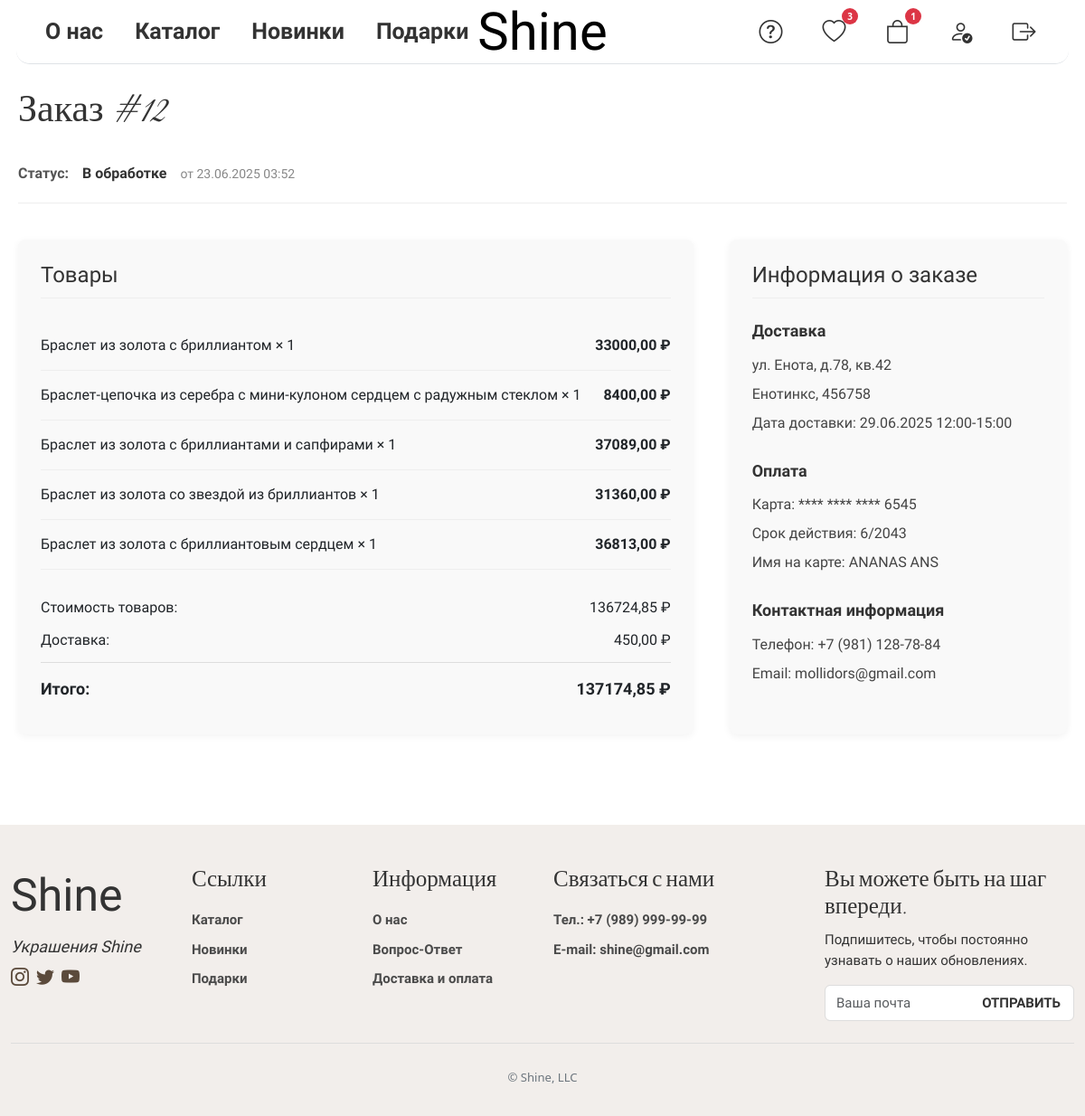
/orders/12/ (signed in), run on the app's committed database.
### webapp/models.py (models this page shows, shortened)
class Order(models.Model):
    ORDER_STATUS = (
        ('pending', 'В обработке'),
        ('processing', 'В процессе'),
        ('shipped', 'Отправлен'),
        ('delivered', 'Доставлен'),
        ('cancelled', 'Отменен'),
        ('returned', 'Возвращен'),
    )
    user = models.ForeignKey(User, on_delete=models.CASCADE, related_name='orders')
    order_number = models.UUIDField(default=uuid.uuid4, editable=False, unique=True)
    order_date = models.DateTimeField(auto_now_add=True, verbose_name='Дата заказа')
    status = models.CharField(max_length=20, choices=ORDER_STATUS, default='pending', verbose_name='Статус заказа')
    shipping_address = models.ForeignKey(UserAddress, on_delete=models.SET_NULL, null=True,
                                         related_name='shipping_orders')
    billing_address = models.ForeignKey(UserAddress, on_delete=models.SET_NULL, null=True,
                                        related_name='billing_orders')
    payment_card = models.ForeignKey(PaymentCard, on_delete=models.SET_NULL, null=True, blank=True)
    delivery_date = models.DateField(null=True, blank=True, verbose_name='Дата доставки')
    delivery_time = models.CharField(max_length=50, blank=True, null=True, verbose_name='Время доставки')
    subtotal = models.DecimalField(max_digits=10, decimal_places=2, verbose_name='Сумма товаров')
    shipping_cost = models.DecimalField(max_digits=10, decimal_places=2, default=450, verbose_name='Стоимость доставки')
    discount = models.DecimalField(max_digits=10, decimal_places=2, default=0, verbose_name='Скидка')
    total = models.DecimalField(max_digits=10, decimal_places=2, verbose_name='Итоговая сумма')
    email = models.EmailField(verbose_name='Email для заказа')
    phone = models.CharField(max_length=20, verbose_name='Телефон для заказа')
    notes = models.TextField(blank=True, verbose_name='Примечания к заказу')
    tracking_number = models.CharField(max_length=100, blank=True, null=True, verbose_name='Трек-номер')
    cancellation_reason = models.TextField(blank=True, null=True, verbose_name='Причина отмены')
    class Meta:
        ordering = ['-order_date']
        verbose_name = 'Заказ'
        verbose_name_plural = 'Заказы'

class OrderItem(models.Model):
    order = models.ForeignKey(Order, on_delete=models.CASCADE, related_name='items')
    product = models.ForeignKey(ViewProduct, on_delete=models.PROTECT, verbose_name='Товар')
    quantity = models.PositiveIntegerField(default=1, verbose_name='Количество')
    price = models.DecimalField(max_digits=10, decimal_places=2, verbose_name='Цена')
    discount = models.PositiveIntegerField(default=0, verbose_name='Скидка (%)')
    discounted_price = models.DecimalField(max_digits=10, decimal_places=2, verbose_name='Цена со скидкой')
    class Meta:
        verbose_name = 'Элемент заказа'
        verbose_name_plural = 'Элементы заказа'
    def total_price(self):
        return self.price * self.quantity

class ViewProduct(models.Model):
    TYPE_CHOICES = [
        ('all', 'Показать все'),
        ('gold', 'Золото'),
        ('silver', 'Серебро'),
    ]
    type_material = models.CharField(max_length=10, choices=TYPE_CHOICES, verbose_name="Вид материала", default='all')
    category = models.ForeignKey(TypeProduct, related_name='view_products', on_delete=models.CASCADE,
                                 verbose_name='Категория', null=True, blank=True)
    product = models.ImageField(upload_to='productimage', verbose_name="Изображение товара")
    product2 = models.ImageField(upload_to='productimageswiper', verbose_name="Изображение товара2", null=True,
                                 blank=True)
    name_product = models.CharField(max_length=200, verbose_name="Название")
    price = models.DecimalField(max_digits=10, decimal_places=2, verbose_name="Цена")
    quantity = models.PositiveIntegerField(default=0, verbose_name="Количество")
    is_active = models.BooleanField(default=True, verbose_name="Активен", db_index=True)
    views = models.PositiveIntegerField(default=0, verbose_name="Просмотры")
    created_at = models.DateTimeField(auto_now_add=True)
    updated_at = models.DateTimeField(auto_now=True)
    old_price = models.DecimalField(max_digits=10, decimal_places=2, blank=True, null=True, verbose_name='Старая цена')
    discount = models.DecimalField(max_digits=5, decimal_places=2, blank=True, null=True, verbose_name='Скидка (%)')
    final_price = models.DecimalField(max_digits=10, decimal_places=2, blank=True, null=True,
                                      verbose_name='Цена со скидкой')
    objects = ProductQuerySet.as_manager()
    class Meta:
        ordering = ['-created_at']
        verbose_name = 'Все товары'
        verbose_name_plural = 'Все товары'
        indexes = [models.Index(fields=['is_active']), ]

class UserAddress(models.Model):
    user = models.ForeignKey(User, on_delete=models.CASCADE, related_name='addresses')
    address_line1 = models.CharField(max_length=255, verbose_name='Улица, дом, квартира')
    address_line2 = models.CharField(max_length=255, blank=True, verbose_name='Дополнительная информация')
    city = models.CharField(max_length=100, verbose_name='Город')
    postal_code = models.CharField(max_length=20, verbose_name='Почтовый индекс')
    country = models.CharField(max_length=100, verbose_name='Страна', default='Россия')
    is_default = models.BooleanField(default=False, verbose_name='Основной адрес')
    created_at = models.DateTimeField(auto_now_add=True)
    class Meta:
        verbose_name = 'Адрес пользователя'
        verbose_name_plural = 'Адреса пользователей'
        ordering = ['-is_default', '-created_at']

class PaymentCard(models.Model):
    user = models.ForeignKey(User, on_delete=models.CASCADE, related_name='cards', verbose_name='Пользователь',
                             null=False)
    card_holder = models.CharField(max_length=100, verbose_name='Владелец карты')
    card_number = models.CharField(max_length=16, verbose_name='Номер карты')
    expiry_month = models.PositiveIntegerField(validators=[MinValueValidator(1), MaxValueValidator(12)],
                                               verbose_name='Месяц окончания')
    expiry_year = models.PositiveIntegerField(verbose_name='Год окончания')
    cvv = models.CharField(max_length=4, verbose_name='CVV код')
    is_default = models.BooleanField(default=False, verbose_name='Основная карта')
    created_at = models.DateTimeField(auto_now_add=True)
    CARD_TYPES = (
        ('visa', 'Visa'),
        ('mastercard', 'MasterCard'),
        ('mir', 'Мир'),
        ('other', 'Другая'),
    )
    card_type = models.CharField(max_length=20, choices=CARD_TYPES, default='visa', verbose_name='Тип карты')
    class Meta:
        verbose_name = 'Платежная карта'
        verbose_name_plural = 'Платежные карты'
        ordering = ['-is_default', '-created_at']

### webapp/views.py (the view)
# urls.py: path('orders/<int:order_id>/', views.order_detail, name='order_detail'),
@login_required
def order_detail(request, order_id):
    order = get_object_or_404(Order, id=order_id)
    if not request.user.is_superuser and order.user != request.user:
        raise Http404("Заказ не найден")
    return render(request, 'order_detail.html', {'order': order})

### webapp/context_processors.py (called while the page is built)
def cart_items_count(request):
    if request.user.is_authenticated:
        cart = Cart.objects.filter(user=request.user).first()
        return {'cart_items_count': cart.total_items if cart else 0}
    return {'cart_items_count': 0}

def wishlist_items_count(request):
    if request.user.is_authenticated:
        wishlist = Wishlist.objects.filter(user=request.user).first()
        return {'wishlist_items_count': wishlist.items.count() if wishlist else 0}
    return {'wishlist_items_count': 0}

### webapp/models.py (called while the page is built)
    @property
    def total_items(self):
        return self.items.aggregate(total=models.Sum('quantity'))['total'] or 0

### templates/order_detail.html (shortened to what this page needs)
{% extends "base.html" %}
{% load static %}
{% block content %}
<div class="odp-main-wrapper">
    <h1 class="odp-order-title">Заказ #{{ order.id }}</h1>
    <div class="odp-status-container">
        <span class="odp-status-label">Статус:</span>
        <span class="odp-status-value">{{ order.get_status_display }}</span>
        <span class="odp-order-date">от {{ order.order_date|date:"d.m.Y H:i" }}</span>
    </div>
    <div class="odp-layout-grid">
        <div class="odp-products-section">
            <h2 class="odp-section-heading">Товары</h2>
            <div class="odp-items-container">
                {% for item in order.items.all %}
                <div class="odp-line-item">
                    <div class="odp-product-name">{{ item.product.name_product }} × {{ item.quantity }}</div>
                    <div class="odp-product-price">{{ item.total_price }} ₽</div>
                </div>
                {% endfor %}
            </div>
            <div class="odp-totals-section">
                <div class="odp-total-line">
                    <span>Стоимость товаров:</span>
                    <span>{{ order.subtotal }} ₽</span>
                </div>
                <div class="odp-total-line">
                    <span>Доставка:</span>
                    <span>{{ order.shipping_cost }} ₽</span>
                </div>
                <div class="odp-total-line odp-grand-total">
                    <span>Итого:</span>
                    <span>{{ order.total }} ₽</span>
                </div>
            </div>
        </div>
        <div class="odp-info-section">
            <h2 class="odp-section-heading">Информация о заказе</h2>
            <div class="odp-info-block">
                <h3 class="odp-info-title">Доставка</h3>
                <p class="odp-info-text">{{ order.shipping_address.address_line1 }}</p>
                <p class="odp-info-text">{{ order.shipping_address.city }}, {{ order.shipping_address.postal_code }}</p>
                <p class="odp-info-text">Дата доставки: {{ order.delivery_date|date:"d.m.Y" }} {{ order.delivery_time }}</p>
            </div>
            <div class="odp-info-block">
                <h3 class="odp-info-title">Оплата</h3>
                <p class="odp-info-text">Карта: **** **** **** {{ order.payment_card.card_number }}</p>
                <p class="odp-info-text">Срок действия: {{ order.payment_card.expiry_month }}/{{ order.payment_card.expiry_year }}</p>
                <p class="odp-info-text">Имя на карте: {{ order.payment_card.card_holder }}</p>
            </div>
            <div class="odp-info-block">
                <h3 class="odp-info-title">Контактная информация</h3>
                <p class="odp-info-text">Телефон: {{ order.phone }}</p>
                <p class="odp-info-text">Email: {{ order.email }}</p>
            </div>
        </div>
    </div>
</div>
{% endblock %}

### data on the page
Order: id "12", status "В обработке", order_date "23.06.2025 03:52", subtotal "136724,85", shipping_cost "450,00", total "137174,85", shipping_address.address_line1 "ул. Енота, д.78, кв.42", shipping_address.city "Енотинкс", shipping_address.postal_code "456758", delivery_date "29.06.2025", delivery_time "12:00-15:00", payment_card.card_number "6545", payment_card.expiry_month "6", payment_card.expiry_year "2043", payment_card.card_holder "ANANAS ANS", phone "+7 (981) 128-78-84", email "mollidors@gmail.com"
OrderItem: product.name_product "Браслет из золота с бриллиантом", quantity "1", total_price "33000,00"
OrderItem: product.name_product "Браслет-цепочка из серебра с мини-кулоном сердцем с радужным стеклом", quantity "1", total_price "8400,00"
OrderItem: product.name_product "Браслет из золота с бриллиантами и сапфирами", quantity "1", total_price "37089,00"
OrderItem: product.name_product "Браслет из золота со звездой из бриллиантов", quantity "1", total_price "31360,00"
OrderItem: product.name_product "Браслет из золота с бриллиантовым сердцем", quantity "1", total_price "36813,00"

### other printed values
{{ wishlist_items_count }} "3"
{{ cart_items_count }} "1"
